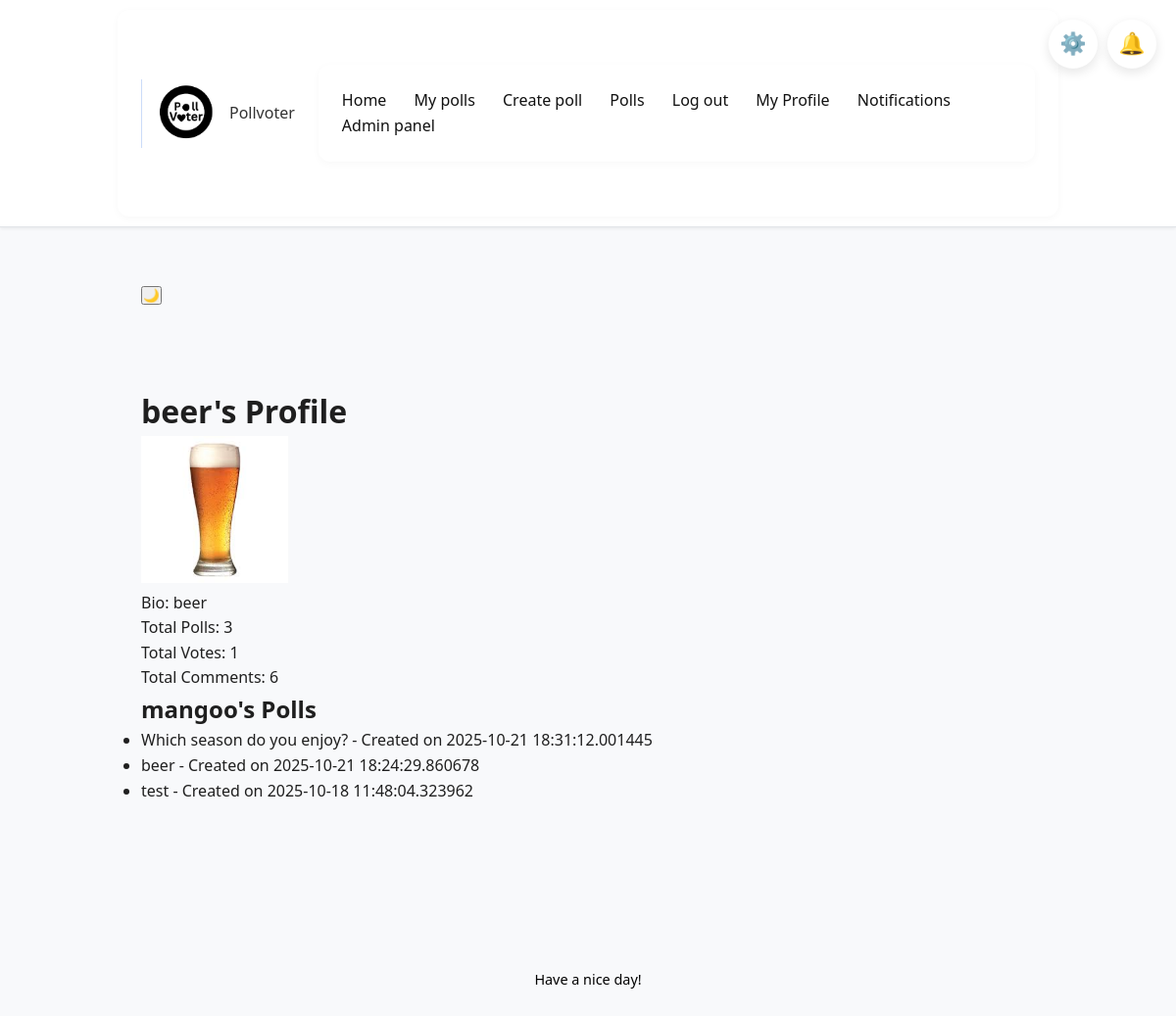
The page /user/mangoo (signed in) on the database as committed earlier.
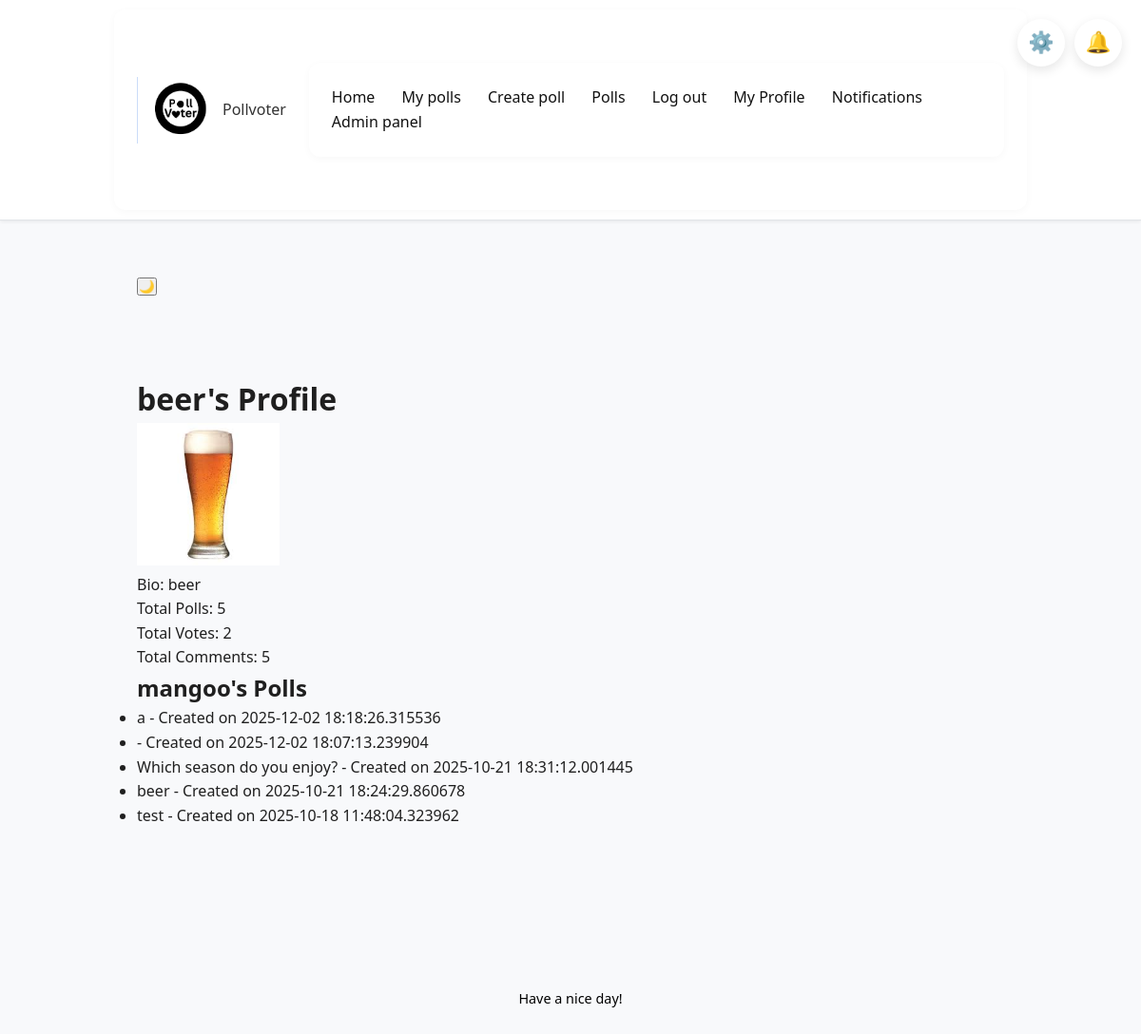
The same page on the database as committed later.
### app/models.py (models this page shows, shortened)
class User(UserMixin, db.Model):
    __tablename__ = "user"
    id = Column(Integer, primary_key=True)
    username = Column(String(20), unique=True, nullable = False)
    created_at = Column(DateTime, default=datetime.now)
    full_name = Column(String(20))
    bio = Column(String(100))
    pfp = Column(Text)
    password_hash = Column(Text)
    is_admin = Column(Boolean, default = False)
    polls = relationship("Poll", back_populates="author")
    votes = relationship("Vote", back_populates="user")
    comments = relationship("Comment", back_populates="author")
    def getpfp(self):
        if self.pfp:
            return f"/static/uploads/pfp/{self.pfp}"
        else:
            return f"/static/uploads/pfp/default.jpg"
    blocked = relationship(
        "User", secondary=blocklist,
        primaryjoin=(blocklist.c.blocker_id == id),
        secondaryjoin=(blocklist.c.blocked_id == id),
        backref=db.backref("blocked_by", lazy="dynamic"),
        lazy="dynamic"
    )

class Poll(db.Model):
    __tablename__ = "poll"
    id = Column(Integer, primary_key=True)
    title = Column(Text, nullable=False)
    description = Column(String(120))
    created_at = Column(DateTime, default=datetime.now)
    user_id = Column(Integer, ForeignKey("user.id"), nullable=False)
    author = relationship("User", back_populates="polls")
    comments = relationship("Comment", back_populates="poll", cascade="all, delete-orphan")
    options = relationship("PollOption", back_populates="poll", cascade="all, delete-orphan")
    votes = relationship("Vote", back_populates="poll", cascade="all, delete-orphan")

### app/routes.py (the view)
@main.route('/user/<username>')
def user_profile(username):
    user = User.query.filter_by(username=username).first_or_404()
    user_polls = Poll.query.filter_by(user_id=user.id).order_by(
        Poll.created_at.desc()
    ).all()
    polls_count = len(user_polls)
    total_votes = Vote.query.join(Poll).filter(Poll.user_id == user.id).count()
    total_comments = Comment.query.filter_by(user_id=user.id).count()
    return render_template(
        'user_profile.html',
        user=user,
        user_polls=user_polls,
        polls_count=polls_count,
        total_votes=total_votes,
        total_comments=total_comments
    )

### app/__init__.py (called while the page is built)
def create_app():
    app = Flask(__name__)
    app.config['SECRET_KEY'] = 'your_secret_key'
    app.config['SQLALCHEMY_DATABASE_URI'] = 'sqlite:///pollvoter.db'
    app.config['SQLALCHEMY_TRACK_MODIFICATIONS'] = False
    app.config["UPLOAD_FOLDER"] = "static/uploads"
    app.config["PFP_FOLDER"] =  "app/static/uploads/pfp"
    db.init_app(app)
    login_manager.init_app(app)
    migrate.init_app(app, db)
    app.register_blueprint(auth)
    app.register_blueprint(main)
    app.register_blueprint(polls)
    app.register_blueprint(admin)
    @login_manager.user_loader
    def load_user(userid):
        return User.query.get(int(userid))
    return app

### app/routes.py (called while the page is built)
@main.context_processor
def notifications_count():
    if current_user.is_authenticated:
        unreadcount = Notification.query.filter_by(recipient_id = current_user.id, is_read = False).count()
        return dict(unreadcount = unreadcount)
    return dict(unreadcount = 0)

### app/templates/user_profile.html (shortened to what this page needs)
{% extends "base.html" %}
{% block content %}
<h1>{{ user.full_name }}'s Profile</h1>
<img src="{{ user.getpfp() }}" alt="{{ user.username }}'s Profile Picture" width="150" height="150">
<p>Bio: {{ user.bio }}</p>
<p>Total Polls: {{ polls_count }}</p>
<p>Total Votes: {{ total_votes }}</p>
<p>Total Comments: {{ total_comments }}</p>
<h2>{{ user.username }}'s Polls</h2>
<ul>
    {% for poll in user_polls %}
        <li>{{ poll.title }} - Created on {{ poll.created_at }}</li>
    {% endfor %}
</ul>
{% endblock %}

### app/templates/base.html (shortened to what this page needs)
<!DOCTYPE html>
<html lang="en">
<head>
    <link rel="stylesheet" href="{{url_for('static', filename='styles.css')}}">
</head>
<body>
{% set unread_count = unread_count if unread_count is defined else 0 %}
    <nav class="navbar">
        <div class="navcontainer">
            <a href="{{url_for('main.home')}}" class="navbar-brand">
            <img src="{{url_for('static', filename = 'Pollvoter.png')}}" alt="" class="logoimage">
            Pollvoter</a>
            <div class="navlinks">
                {%if current_user.is_authenticated%}
                <a href="{{url_for('main.home')}}">Home</a>
                <a href="{{url_for('polls.my_polls')}}">My polls</a>
                <a href="{{url_for('polls.create_poll')}}">Create poll</a>
                <a href="{{url_for('polls.listpolls')}}">Polls</a>
                <a href="{{url_for('auth.logout')}}">Log out</a>
                <a href="{{url_for('main.profile')}}">My Profile</a>
                <a href="{{url_for('main.notifications')}}">Notifications</a>
                    {%if current_user.is_authenticated and current_user.is_admin%}
                    <a href="{{url_for('admin.dashboard')}}">Admin panel</a>
                    {%endif%}
                {%else%}
                <a href="{{url_for('auth.login')}}">Login</a>
                <a href="{{url_for('auth.register')}}">Register</a>
                {%endif%}
            </div>
        </div>
    </nav>
    <div class="top-right-buttons" style="background:transparent;border:none;box-shadow: none;">
    <button class="notif-btn">
        🔔
    </button>
    <button class="settings-btn">
        ⚙️
    </button>
    <button id="toggledarkmode" class="theme-btn">🌙</button>
</div>
    <div style="background:transparent;border:none;box-shadow: none;">
        {%block content%}{%endblock%}
    </div>
    <footer style="background:transparent;border:none;box-shadow: none;">
        <div style="background:transparent;border:none;box-shadow: none;">
            <p>Have a nice day!</p>
        </div>
    </footer>
</body>
</html>

### app/static/styles.css (style rules this page uses)
:root { --bg-color: #f4f6f9; --text-color: #333333; --card-bg: #ffffff; --navbar-bg: #ffffff; --border-color: #e1e4e8; --input-bg: #ffffff; --link-color: #000000; }
body { background-color: var(--bg-color); color: var(--text-color); transition: background-color 0.3s, color 0.3s; }
.navbar { background-color: var(--navbar-bg); border-bottom: 1px solid var(--border-color); }
.navbar-brand, .nav-links a { color: var(--text-color) !important; }
* { box-sizing: border-box; margin: 0; padding: 0; }
body { font-family: 'Segoe UI', Tahoma, Geneva, Verdana, sans-serif; background-color: #f8f9fb; color: #1f1f1f; line-height: 1.6; }
nav { background-color: #ffffff; box-shadow: 0 2px 6px rgba(0, 0, 0, 0.04); padding: 1rem 2rem; display: flex; justify-content: space-between; align-items: center; }
nav a { color: #111; text-decoration: none; margin-right: 1.5rem; font-weight: 500; transition: color 0.2s ease-in-out; }
div:not(nav):not(footer) { max-width: 960px; margin: 2rem auto; padding: 1.5rem; background-color: #ffffff; box-shadow: 0 2px 8px rgba(0, 0, 0, 0.03); border-radius: 12px; }
footer { text-align: center; padding: 1.5rem 0; color: #000; font-size: 0.9rem; margin-top: 4rem; }
.navbar { background-color: #ffffff; padding: 10px 30px; box-shadow: 0 1px 4px rgba(0, 0, 0, 0.08); }
.navcontainer { display: flex; justify-content: space-between; align-items: center; margin: 0 auto; }
.navbar-brand { display: flex; align-items: center; text-decoration: none; }
.logoimage { height: 70px; width: 90px; }
.notif-btn, .settings-btn { position: fixed; top: 20px; width: 50px; height: 50px; border-radius: 50%; border: none; background-color: #fff; box-shadow: 0 4px 12px rgba(0,0,0,0.1); cursor: pointer; font-size: 22px; display: flex; align-items: center; justify-content: center; transition: all 0.2s ease; z-index: 1000; }
.settings-btn { right: 80px; }
.theme-btn { right: 140px; }
.notif-btn { right: 20px; }

Rows that differ between the two databases and show on the page:
added Poll: title "a", created_at "2025-12-02 18:18:26.315536"
added Poll: created_at "2025-12-02 18:07:13.239904"
Other text that changed with them:
{{ polls_count }}: "3" → "5"
{{ total_votes }}: "1" → "2"
{{ total_comments }}: "6" → "5"
